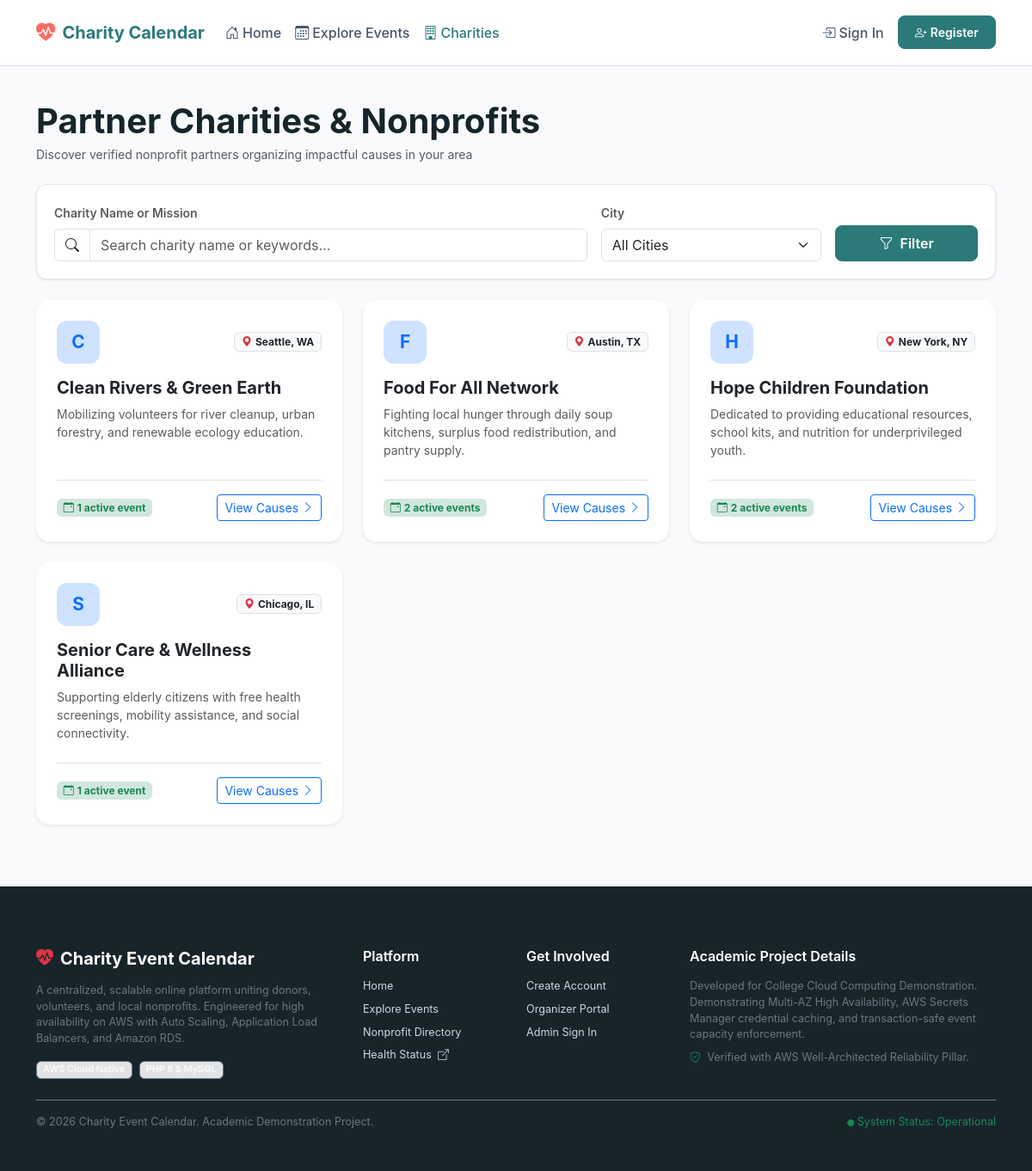
/charities.php, run on the app's committed database.
### tables this page shows
CREATE TABLE IF NOT EXISTS charities (
    id INT AUTO_INCREMENT PRIMARY KEY,
    user_id INT NOT NULL,
    charity_name VARCHAR(200) NOT NULL,
    description TEXT NOT NULL,
    email VARCHAR(191) NOT NULL,
    phone VARCHAR(50) NULL,
    website VARCHAR(255) NULL,
    address VARCHAR(255) NULL,
    city VARCHAR(100) NOT NULL,
    state VARCHAR(100) NOT NULL,
    created_at TIMESTAMP DEFAULT CURRENT_TIMESTAMP,
    updated_at TIMESTAMP DEFAULT CURRENT_TIMESTAMP ON UPDATE CURRENT_TIMESTAMP,
    CONSTRAINT fk_charities_user FOREIGN KEY (user_id) 
        REFERENCES users(id) ON DELETE CASCADE,
    INDEX idx_charities_user (user_id),
    INDEX idx_charities_city (city),
    INDEX idx_charities_name (charity_name)
);

### includes/functions.php (called while the page is built, shortened)
<?php
function e(?string $value): string
{
    return htmlspecialchars($value ?? '', ENT_QUOTES | ENT_SUBSTITUTE, 'UTF-8');
}

### charities.php (the view, shortened to what this page needs)
<?php
$pdo = Database::getConnection();
$search = trim($_GET['search'] ?? '');
$conditions = [];
$params = [];
$whereClause = !empty($conditions) ? 'WHERE ' . implode(' AND ', $conditions) : '';
$sql = "
    SELECT
        c.*,
        u.full_name AS organizer_name,
        (SELECT COUNT(*) FROM events e WHERE e.charity_id = c.id AND e.status = 'approved' AND e.start_datetime >= NOW()) AS active_events_count
    FROM charities c
    INNER JOIN users u ON c.user_id = u.id
    {$whereClause}
    ORDER BY c.charity_name ASC
";
$stmt = $pdo->prepare($sql);
$stmt->execute($params);
$charities = $stmt->fetchAll();
require_once __DIR__ . '/includes/header.php';
?>
<div class="container py-4">
    <div class="d-flex flex-column flex-md-row justify-content-between align-items-md-center gap-2 mb-4">
        <div>
            <h1 class="fw-bold mb-1">Partner Charities & Nonprofits</h1>
            <p class="text-muted small mb-0">Discover verified nonprofit partners organizing impactful causes in your area</p>
        </div>
    </div>
    <div class="filter-card mb-4">
        <form method="GET" action="/charities.php" class="row g-3">
            <div class="col-md-7">
                <label for="search" class="form-label small fw-semibold text-muted">Charity Name or Mission</label>
                <div class="input-group">
                    <span class="input-group-text bg-white"><i class="bi bi-search"></i></span>
                    <input type="text" class="form-control" id="search" name="search" value="<?= e($search) ?>" placeholder="Search charity name or keywords...">
                </div>
            </div>
            <div class="col-md-3">
                <label for="city" class="form-label small fw-semibold text-muted">City</label>
                <select class="form-select" id="city" name="city">
                    <option value="">All Cities</option>
                </select>
            </div>
            <div class="col-md-2 d-flex align-items-end">
                <button type="submit" class="btn btn-primary w-100">
                    <i class="bi bi-funnel me-1"></i> Filter
                </button>
            </div>
        </form>
    </div>
    <?php if (empty($charities)): ?>
        <div class="card border-0 shadow-sm py-5 text-center my-4">
            <div class="card-body">
                <div class="avatar-circle bg-light text-muted mx-auto mb-3" style="width: 70px; height: 70px; border-radius: 50%; display: flex; align-items: center; justify-content: center; font-size: 2rem;">
                    <i class="bi bi-building"></i>
                </div>
                <h5 class="fw-bold">No Charities Found</h5>
                <p class="text-muted small mb-3">No registered charities matched your search parameters.</p>
                <a href="/charities.php" class="btn btn-sm btn-outline-primary">Reset Filter</a>
            </div>
        </div>
    <?php else: ?>
        <div class="row g-4 mb-5">
            <?php foreach ($charities as $charity): ?>
                <div class="col-md-6 col-lg-4">
                    <div class="card h-100 border-0 shadow-sm rounded-4 transition hover-shadow">
                        <div class="card-body p-4 d-flex flex-direction-column flex-column">
                            <div class="d-flex align-items-center justify-content-between mb-3">
                                <div class="avatar-circle bg-primary-subtle text-primary fw-bold" style="width: 50px; height: 50px; border-radius: 12px; display: flex; align-items: center; justify-content: center; font-size: 1.3rem;">
                                    <?= strtoupper(substr($charity['charity_name'], 0, 1)) ?>
                                </div>
                                <span class="badge bg-light text-dark border">
                                    <i class="bi bi-geo-alt-fill text-danger me-1"></i><?= e($charity['city']) ?>, <?= e($charity['state']) ?>
                                </span>
                            </div>
                            <h5 class="fw-bold mb-2">
                                <a href="/charity-details.php?id=<?= (int)$charity['id'] ?>" class="text-decoration-none text-dark">
                                    <?= e($charity['charity_name']) ?>
                                </a>
                            </h5>
                            <p class="text-muted small mb-4 flex-grow-1">
                                <?= e(mb_strimwidth($charity['description'], 0, 140, '...')) ?>
                            </p>
                            <div class="border-top pt-3 mt-auto d-flex align-items-center justify-content-between">
                                <span class="badge bg-success-subtle text-success">
                                    <i class="bi bi-calendar-event me-1"></i><?= (int)$charity['active_events_count'] ?> active event<?= $charity['active_events_count'] === 1 ? '' : 's' ?>
                                </span>
                                <a href="/charity-details.php?id=<?= (int)$charity['id'] ?>" class="btn btn-sm btn-outline-primary">
                                    View Causes <i class="bi bi-chevron-right"></i>
                                </a>
                            </div>
                        </div>
                    </div>
                </div>
            <?php endforeach; ?>
        </div>
    <?php endif; ?>
</div>
<?php require_once __DIR__ . '/includes/footer.php'; ?>

### data on the page
charities: charity_name "C", city "Seattle", state "WA", charity_name "Clean Rivers & Green Earth", description "Mobilizing volunteers for river cleanup, urban forestry, and renewable ecology education.", active_events_count "1"
charities: charity_name "F", city "Austin", state "TX", charity_name "Food For All Network", description "Fighting local hunger through daily soup kitchens, surplus food redistribution, and pantry supply.", active_events_count "2"
charities: charity_name "H", city "New York", state "NY", charity_name "Hope Children Foundation", description "Dedicated to providing educational resources, school kits, and nutrition for underprivileged youth.", active_events_count "2"
charities: charity_name "S", city "Chicago", state "IL", charity_name "Senior Care & Wellness Alliance", description "Supporting elderly citizens with free health screenings, mobility assistance, and social connectivity.", active_events_count "1"
